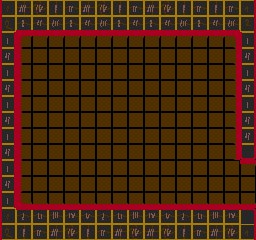

Rendered tile map (Tiled .tmx) drawn with the repository's tilesets; below, a short description and the full map source, tile grids included:
An orthogonal 16x15 tile map with 16x16 px tiles, 2 tile layers (back, front), 2 tilesets and 1 object (CornerStone).

<map version="1.0" orientation="orthogonal" width="16" height="15" tilewidth="16" tileheight="16">
 <tileset firstgid="1" name="tiles1" tilewidth="16" tileheight="16">
  <image source="../../../img/tiles/tiles0.gif" trans="ff00ff" width="256" height="256" />
 </tileset>
 <tileset firstgid="257" name="tiles2" tilewidth="16" tileheight="16">
  <image source="../../../img/tiles/tiles0.gif" trans="ff00ff" width="256" height="256" />
 </tileset>
 <layer name="back" width="16" height="15">
  <data encoding="csv">
230,230,230,230,230,230,230,230,230,230,230,230,230,230,230,230,
230,230,230,230,230,230,230,230,230,230,230,230,230,230,230,230,
230,213,214,214,214,214,214,214,214,214,214,214,214,214,215,230,
230,229,230,230,230,230,230,230,230,230,230,230,230,230,231,230,
230,229,230,230,230,230,230,230,230,230,230,230,230,230,231,230,
230,229,230,230,230,230,230,230,230,230,230,230,230,230,231,230,
230,229,230,230,230,230,230,230,230,230,230,230,230,230,231,230,
230,229,230,230,230,230,230,230,230,230,230,230,230,230,231,230,
230,229,230,230,230,230,230,230,230,230,230,230,230,230,231,230,
230,229,230,230,230,230,230,230,230,230,230,230,230,230,231,230,
230,229,230,230,230,230,230,230,230,230,230,230,230,230,230,214,
230,229,230,230,230,230,230,230,230,230,230,230,230,230,230,230,
230,245,246,246,246,246,246,246,246,246,246,246,246,246,246,246,
230,230,230,230,230,230,230,230,230,230,230,230,230,230,230,230,
230,230,230,230,230,230,230,230,230,230,230,230,230,230,230,230
</data>
 </layer>
 <layer name="front" width="16" height="15">
  <data encoding="csv">
17,34,35,18,19,34,35,18,19,34,35,18,19,18,19,24,
33,50,51,52,50,51,52,50,51,50,51,52,50,51,52,40,
20,0,0,0,0,0,0,0,0,0,0,0,0,0,0,20,
36,0,0,0,0,0,0,0,0,0,0,0,0,0,0,36,
20,0,0,0,0,0,0,0,0,0,0,0,0,0,0,20,
36,0,0,0,0,0,0,0,0,0,0,0,0,0,0,36,
20,0,0,0,0,0,0,0,0,0,0,0,0,0,0,20,
36,0,0,0,0,0,0,0,0,0,0,0,0,0,0,36,
20,0,0,0,0,0,0,0,0,0,0,0,0,0,0,36,
36,0,0,0,0,0,0,0,0,0,0,0,0,0,0,37,
20,0,0,0,0,0,0,0,0,0,0,0,0,0,0,0,
36,0,0,0,0,0,0,0,0,0,0,0,0,0,0,0,
20,0,0,0,0,0,0,0,0,0,0,0,0,0,0,0,
17,2,3,4,5,6,2,3,4,5,6,2,3,4,5,8,
33,18,19,34,35,18,19,34,35,34,35,18,19,34,35,24
</data>
 </layer>
 <objectgroup name="objects" width="16" height="15">
  <properties>
   <property name="entrances" value="[[1,0]]" />
   <property name="map_tile" value="12" />
   <property name="rarity" value="0" />
   <property name="tags" value="[&quot;exit_e&quot;]" />
  </properties>
  <object name="CornerStone" gid="232" x="144" y="160" />
 </objectgroup>
</map>
